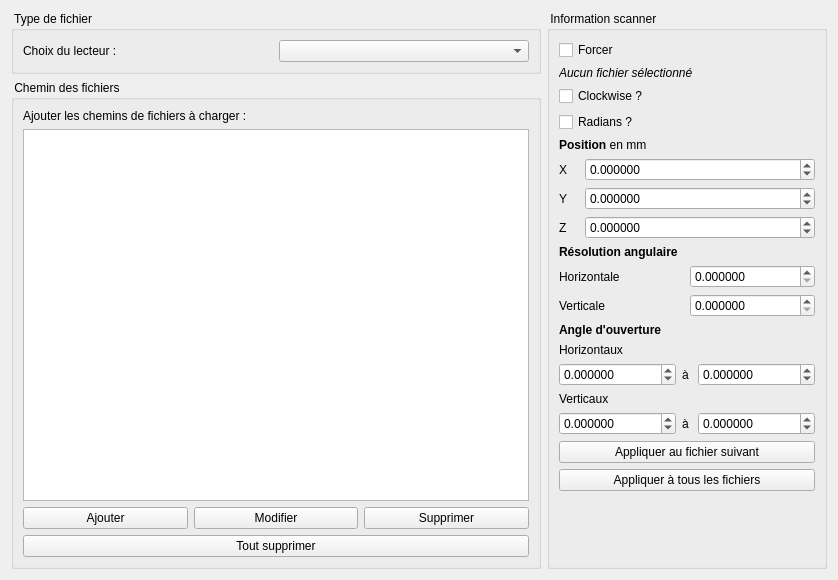
<?xml version="1.0" encoding="UTF-8"?>
<ui version="4.0">
 <class>LoadFileConfiguration</class>
 <widget class="QWidget" name="LoadFileConfiguration">
  <property name="geometry">
   <rect>
    <x>0</x>
    <y>0</y>
    <width>838</width>
    <height>580</height>
   </rect>
  </property>
  <property name="windowTitle">
   <string>Chargement de fichiers pour LVOX</string>
  </property>
  <layout class="QHBoxLayout" name="horizontalLayout_2">
   <item>
    <layout class="QVBoxLayout" name="verticalLayout_2">
     <item>
      <widget class="QGroupBox" name="groupBox">
       <property name="title">
        <string> Type de fichier </string>
       </property>
       <layout class="QHBoxLayout" name="horizontalLayout">
        <item>
         <widget class="QLabel" name="label">
          <property name="text">
           <string>Choix du lecteur :</string>
          </property>
         </widget>
        </item>
        <item>
         <widget class="QComboBox" name="comboBoxReaderType"/>
        </item>
       </layout>
      </widget>
     </item>
     <item>
      <widget class="QGroupBox" name="groupBox_2">
       <property name="title">
        <string> Chemin des fichiers </string>
       </property>
       <layout class="QVBoxLayout" name="verticalLayout">
        <item>
         <widget class="QLabel" name="label_2">
          <property name="text">
           <string>Ajouter les chemins de fichiers à charger :</string>
          </property>
         </widget>
        </item>
        <item>
         <widget class="QListWidget" name="listWidgetFiles">
          <property name="toolTip">
           <string>&lt;html&gt;&lt;head/&gt;&lt;body&gt;&lt;p&gt;- &lt;span style=&quot; font-weight:600;&quot;&gt;Ajouter&lt;/span&gt; un chemin de fichier en cliquant sur le bouton &amp;quot;Ajouter&amp;quot;.&lt;/p&gt;&lt;p&gt;- &lt;span style=&quot; font-weight:600;&quot;&gt;Modifier&lt;/span&gt; un chemin de fichier en sélectionnant la ligne et en appuyant sur le bouton &amp;quot;Modifier&amp;quot;&lt;/p&gt;&lt;p&gt;- &lt;span style=&quot; font-weight:600;&quot;&gt;Supprimer&lt;/span&gt; un chemin de fichier en sélectionnant la ligne et en appuyant sur le bouton &amp;quot;Supprimer&amp;quot;&lt;/p&gt;&lt;/body&gt;&lt;/html&gt;</string>
          </property>
         </widget>
        </item>
        <item>
         <layout class="QHBoxLayout" name="horizontalLayout_3">
          <property name="bottomMargin">
           <number>0</number>
          </property>
          <item>
           <widget class="QPushButton" name="pushButtonAddFile">
            <property name="text">
             <string>Ajouter</string>
            </property>
           </widget>
          </item>
          <item>
           <widget class="QPushButton" name="pushButtonModifyFile">
            <property name="text">
             <string>Modifier</string>
            </property>
           </widget>
          </item>
          <item>
           <widget class="QPushButton" name="pushButtonDeleteFile">
            <property name="text">
             <string>Supprimer</string>
            </property>
           </widget>
          </item>
         </layout>
        </item>
        <item>
         <widget class="QPushButton" name="pushButtonDeleteAllFile">
          <property name="text">
           <string>Tout supprimer</string>
          </property>
         </widget>
        </item>
       </layout>
      </widget>
     </item>
    </layout>
   </item>
   <item>
    <layout class="QVBoxLayout" name="verticalLayout_3">
     <item>
      <widget class="QGroupBox" name="groupBox_3">
       <property name="minimumSize">
        <size>
         <width>280</width>
         <height>0</height>
        </size>
       </property>
       <property name="title">
        <string> Information scanner </string>
       </property>
       <layout class="QVBoxLayout" name="verticalLayout_4">
        <item>
         <widget class="QCheckBox" name="checkBoxForceScannerInformation">
          <property name="toolTip">
           <string>&lt;html&gt;&lt;head/&gt;&lt;body&gt;&lt;p&gt;Cochez la case pour forcer l'utilisation des informations ci-dessous pour le fichier sélectionné.&lt;/p&gt;&lt;/body&gt;&lt;/html&gt;</string>
          </property>
          <property name="text">
           <string>Forcer</string>
          </property>
         </widget>
        </item>
        <item>
         <widget class="QLabel" name="labelFilepath">
          <property name="text">
           <string>&lt;html&gt;&lt;head/&gt;&lt;body&gt;&lt;p&gt;&lt;span style=&quot; font-style:italic;&quot;&gt;Aucun fichier sélectionné&lt;/span&gt;&lt;/p&gt;&lt;/body&gt;&lt;/html&gt;</string>
          </property>
         </widget>
        </item>
        <item>
         <widget class="QCheckBox" name="checkBoxScannerClockwise">
          <property name="toolTip">
           <string>&lt;html&gt;&lt;head/&gt;&lt;body&gt;&lt;p&gt;Cochez la case si votre appareil scanne la scène dans le sens des aiguilles d'une montre (à cocher lors de l'utilisation d'un scanner FARO ou Z+F).&lt;/p&gt;&lt;/body&gt;&lt;/html&gt;</string>
          </property>
          <property name="text">
           <string>Clockwise ?</string>
          </property>
         </widget>
        </item>
        <item>
         <widget class="QCheckBox" name="checkBoxAngleInRadians">
          <property name="toolTip">
           <string>&lt;html&gt;&lt;head/&gt;&lt;body&gt;&lt;p&gt;Cochez la case si vous souhaitez écrire les résolutions et angles en radians&lt;/p&gt;&lt;/body&gt;&lt;/html&gt;</string>
          </property>
          <property name="text">
           <string>Radians ?</string>
          </property>
         </widget>
        </item>
        <item>
         <widget class="QLabel" name="label_3">
          <property name="text">
           <string>&lt;html&gt;&lt;head/&gt;&lt;body&gt;&lt;p&gt;&lt;span style=&quot; font-weight:600;&quot;&gt;Position&lt;/span&gt; en mm&lt;/p&gt;&lt;/body&gt;&lt;/html&gt;</string>
          </property>
         </widget>
        </item>
        <item>
         <layout class="QGridLayout" name="gridLayout">
          <property name="bottomMargin">
           <number>0</number>
          </property>
          <item row="2" column="1">
           <widget class="QDoubleSpinBox" name="doubleSpinBoxZPos">
            <property name="toolTip">
             <string>&lt;html&gt;&lt;head/&gt;&lt;body&gt;&lt;p&gt;Indiquez la coordonnée Z du centre du scanner&lt;/p&gt;&lt;/body&gt;&lt;/html&gt;</string>
            </property>
            <property name="decimals">
             <number>6</number>
            </property>
            <property name="minimum">
             <double>-999999999.000000000000000</double>
            </property>
            <property name="maximum">
             <double>999999999.000000000000000</double>
            </property>
           </widget>
          </item>
          <item row="2" column="0">
           <widget class="QLabel" name="label_6">
            <property name="text">
             <string>Z</string>
            </property>
           </widget>
          </item>
          <item row="1" column="0">
           <widget class="QLabel" name="label_5">
            <property name="text">
             <string>Y</string>
            </property>
           </widget>
          </item>
          <item row="1" column="1">
           <widget class="QDoubleSpinBox" name="doubleSpinBoxYPos">
            <property name="toolTip">
             <string>&lt;html&gt;&lt;head/&gt;&lt;body&gt;&lt;p&gt;Indiquez la coordonnée Y du centre du scanner&lt;/p&gt;&lt;/body&gt;&lt;/html&gt;</string>
            </property>
            <property name="decimals">
             <number>6</number>
            </property>
            <property name="minimum">
             <double>-999999999.000000000000000</double>
            </property>
            <property name="maximum">
             <double>999999999.000000000000000</double>
            </property>
           </widget>
          </item>
          <item row="0" column="0">
           <widget class="QLabel" name="label_4">
            <property name="maximumSize">
             <size>
              <width>20</width>
              <height>16777215</height>
             </size>
            </property>
            <property name="text">
             <string>X</string>
            </property>
           </widget>
          </item>
          <item row="0" column="1">
           <widget class="QDoubleSpinBox" name="doubleSpinBoxXPos">
            <property name="toolTip">
             <string>&lt;html&gt;&lt;head/&gt;&lt;body&gt;&lt;p&gt;Indiquez la coordonnée X du centre du scanner&lt;/p&gt;&lt;/body&gt;&lt;/html&gt;</string>
            </property>
            <property name="decimals">
             <number>6</number>
            </property>
            <property name="minimum">
             <double>-999999999.000000000000000</double>
            </property>
            <property name="maximum">
             <double>999999999.000000000000000</double>
            </property>
           </widget>
          </item>
         </layout>
        </item>
        <item>
         <widget class="QLabel" name="label_8">
          <property name="text">
           <string>&lt;html&gt;&lt;head/&gt;&lt;body&gt;&lt;p&gt;&lt;span style=&quot; font-weight:600;&quot;&gt;Résolution angulaire&lt;/span&gt;&lt;/p&gt;&lt;/body&gt;&lt;/html&gt;</string>
          </property>
         </widget>
        </item>
        <item>
         <layout class="QGridLayout" name="gridLayout_2">
          <property name="bottomMargin">
           <number>0</number>
          </property>
          <item row="0" column="0">
           <widget class="QLabel" name="label_9">
            <property name="text">
             <string>Horizontale</string>
            </property>
           </widget>
          </item>
          <item row="1" column="0">
           <widget class="QLabel" name="label_10">
            <property name="text">
             <string>Verticale</string>
            </property>
           </widget>
          </item>
          <item row="0" column="1">
           <widget class="QDoubleSpinBox" name="doubleSpinBoxHRes">
            <property name="toolTip">
             <string>&lt;html&gt;&lt;head/&gt;&lt;body&gt;&lt;p&gt;Indiquez la résolution angulaire horizontale du scanner&lt;/p&gt;&lt;/body&gt;&lt;/html&gt;</string>
            </property>
            <property name="decimals">
             <number>6</number>
            </property>
            <property name="maximum">
             <double>360.000000000000000</double>
            </property>
           </widget>
          </item>
          <item row="1" column="1">
           <widget class="QDoubleSpinBox" name="doubleSpinBoxVRes">
            <property name="toolTip">
             <string>&lt;html&gt;&lt;head/&gt;&lt;body&gt;&lt;p&gt;Indiquez la résolution angulaire verticale du scanner&lt;/p&gt;&lt;/body&gt;&lt;/html&gt;</string>
            </property>
            <property name="decimals">
             <number>6</number>
            </property>
            <property name="maximum">
             <double>360.000000000000000</double>
            </property>
           </widget>
          </item>
         </layout>
        </item>
        <item>
         <widget class="QLabel" name="label_11">
          <property name="text">
           <string>&lt;html&gt;&lt;head/&gt;&lt;body&gt;&lt;p&gt;&lt;span style=&quot; font-weight:600;&quot;&gt;Angle d'ouverture&lt;/span&gt;&lt;/p&gt;&lt;/body&gt;&lt;/html&gt;</string>
          </property>
         </widget>
        </item>
        <item>
         <layout class="QGridLayout" name="gridLayout_3">
          <property name="bottomMargin">
           <number>0</number>
          </property>
          <item row="1" column="0">
           <widget class="QDoubleSpinBox" name="doubleSpinBoxStartPhi">
            <property name="decimals">
             <number>6</number>
            </property>
            <property name="minimum">
             <double>-360.000000000000000</double>
            </property>
            <property name="maximum">
             <double>360.000000000000000</double>
            </property>
           </widget>
          </item>
          <item row="1" column="1">
           <widget class="QLabel" name="label_16">
            <property name="maximumSize">
             <size>
              <width>10</width>
              <height>16777215</height>
             </size>
            </property>
            <property name="text">
             <string>à</string>
            </property>
           </widget>
          </item>
          <item row="1" column="2">
           <widget class="QDoubleSpinBox" name="doubleSpinBoxEndPhi">
            <property name="decimals">
             <number>6</number>
            </property>
            <property name="minimum">
             <double>-360.000000000000000</double>
            </property>
            <property name="maximum">
             <double>360.000000000000000</double>
            </property>
           </widget>
          </item>
          <item row="2" column="0" colspan="3">
           <widget class="QLabel" name="label_17">
            <property name="text">
             <string>Verticaux</string>
            </property>
           </widget>
          </item>
          <item row="0" column="0" colspan="3">
           <widget class="QLabel" name="label_12">
            <property name="text">
             <string>Horizontaux</string>
            </property>
           </widget>
          </item>
          <item row="3" column="0">
           <widget class="QDoubleSpinBox" name="doubleSpinBoxStartTheta">
            <property name="decimals">
             <number>6</number>
            </property>
            <property name="minimum">
             <double>-360.000000000000000</double>
            </property>
            <property name="maximum">
             <double>360.000000000000000</double>
            </property>
           </widget>
          </item>
          <item row="3" column="2">
           <widget class="QDoubleSpinBox" name="doubleSpinBoxEndTheta">
            <property name="decimals">
             <number>6</number>
            </property>
            <property name="minimum">
             <double>-360.000000000000000</double>
            </property>
            <property name="maximum">
             <double>360.000000000000000</double>
            </property>
           </widget>
          </item>
          <item row="3" column="1">
           <widget class="QLabel" name="label_18">
            <property name="text">
             <string>à</string>
            </property>
           </widget>
          </item>
         </layout>
        </item>
        <item>
         <widget class="QPushButton" name="pushButtonApplyConfigurationToNextFile">
          <property name="text">
           <string>Appliquer au fichier suivant</string>
          </property>
         </widget>
        </item>
        <item>
         <widget class="QPushButton" name="pushButtonApplyConfigurationToAll">
          <property name="text">
           <string>Appliquer à tous les fichiers</string>
          </property>
         </widget>
        </item>
        <item>
         <spacer name="verticalSpacer">
          <property name="orientation">
           <enum>Qt::Vertical</enum>
          </property>
          <property name="sizeHint" stdset="0">
           <size>
            <width>20</width>
            <height>40</height>
           </size>
          </property>
         </spacer>
        </item>
       </layout>
      </widget>
     </item>
    </layout>
   </item>
  </layout>
 </widget>
 <resources/>
 <connections/>
</ui>
